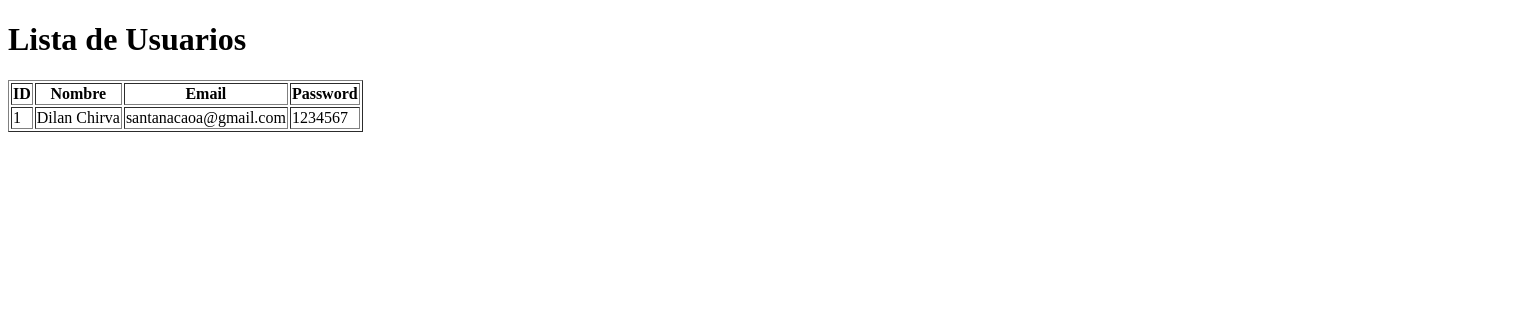
The page /usuarios on the database as committed earlier.
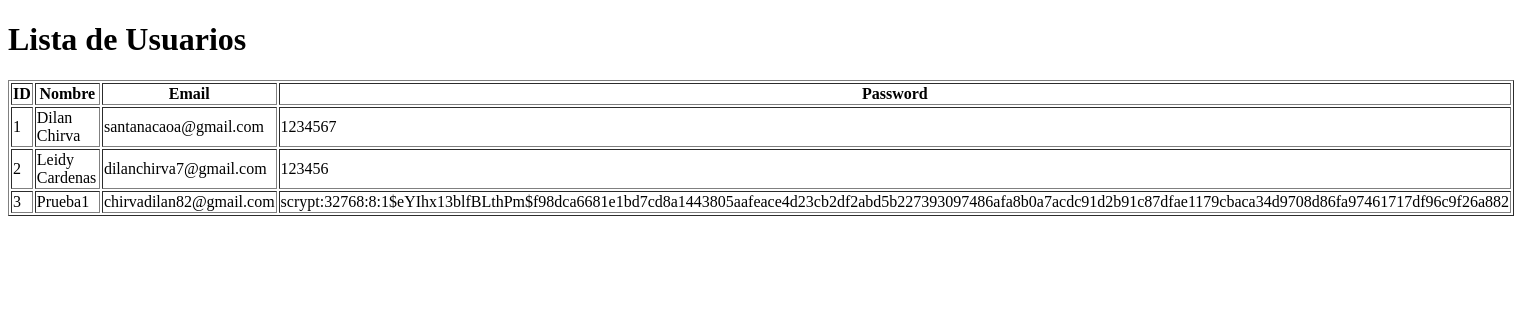
The same page on the database as committed later.
### models.py (models this page shows)
class Usuario(db.Model):
    id = db.Column(db.Integer, primary_key=True)
    nombre = db.Column(db.String(100), nullable=False)
    email = db.Column(db.String(120), unique=True, nullable=False)
    password = db.Column(db.String(255), nullable=False)

### app.py (the view)
@app.route("/usuarios")
def usuarios():
    lista_usuarios = Usuario.query.all()
    return render_template(
        "usuarios.html",
        usuarios=lista_usuarios
    )

### templates/usuarios.html (shortened to what this page needs)
<!doctype html>
<html>
  <head>
  </head>
  <body>
    <h1>Lista de Usuarios</h1>
    <table border="1">
      <tr>
        <th>ID</th>
        <th>Nombre</th>
        <th>Email</th>
        <th>Password</th>
      </tr>
      {% for usuario in usuarios %}
      <tr>
        <td>{{ usuario.id }}</td>
        <td>{{ usuario.nombre }}</td>
        <td>{{ usuario.email }}</td>
        <td>{{ usuario.password }}</td>
      </tr>
      {% endfor %}
    </table>
  </body>
</html>

Rows that differ between the two databases and show on the page:
added Usuario: id "2", nombre "Leidy Cardenas", email "dilanchirva7@gmail.com", password "123456"
added Usuario: id "3", nombre "Prueba1", email "chirvadilan82@gmail.com", password "scrypt:32768:8:1$eYIhx13blfBLthPm$f98dca6681e1bd7cd8a1443805aafeace4d23cb2df2abd5b227393097486afa8b0a7acdc91d2b91c87dfae1179cbaca34d9708d86fa97461717df96c9f26a882"
